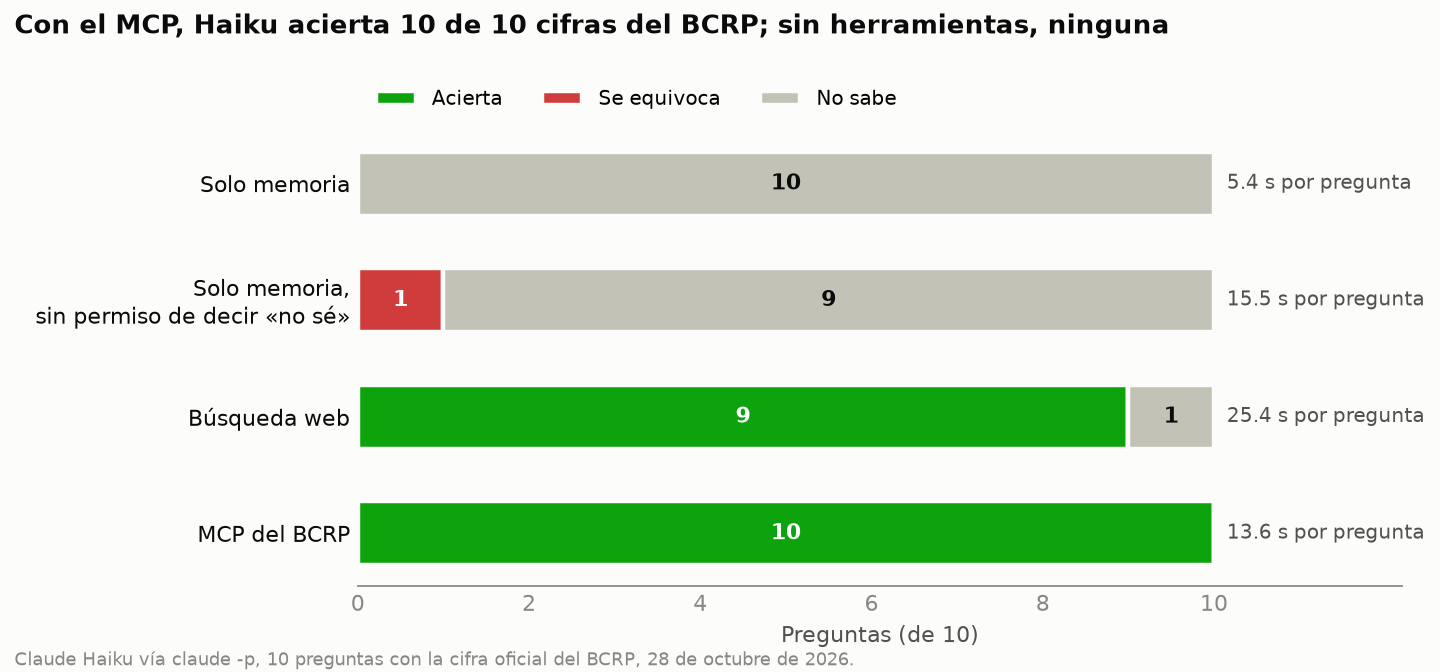

Reproduce this figure in Python.
"""Figura del informe: cómo respondió Claude (Haiku) las 10 preguntas en cada modo.

    uv run grafico.py        # lee resultados*.csv y escribe grafico.png
"""
from pathlib import Path

import matplotlib.pyplot as plt
import pandas as pd

AQUI = Path(__file__).parent
CORRIDAS = [   # (archivo, modo, etiqueta)
    ("resultados.csv", "memoria", "Solo memoria"),
    ("resultados_sin_salida.csv", "memoria", "Solo memoria,\nsin permiso de decir «no sé»"),
    ("resultados_web.csv", "web", "Búsqueda web"),
    ("resultados.csv", "mcp", "MCP del BCRP"),
]
RESULTADOS = [("acierta", "Acierta", "#0ca30c"), ("se equivoca", "Se equivoca", "#d03b3b"),
              ("no sabe", "No sabe", "#c3c2b7")]

filas = []
for archivo, modo, etiqueta in CORRIDAS:
    r = pd.read_csv(AQUI / archivo).query("modo == @modo")
    filas.append({"etiqueta": etiqueta, "segundos": r.segundos.mean(), **r.resultado.value_counts().to_dict()})
df = pd.DataFrame(filas).fillna(0).iloc[::-1].reset_index(drop=True)

plt.rcParams.update({"font.family": "sans-serif", "font.size": 10, "axes.edgecolor": "#898781"})
fig, ax = plt.subplots(figsize=(9, 4.2), facecolor="#fcfcfb")
ax.set_facecolor("#fcfcfb")
izq = pd.Series(0.0, index=df.index)
for clave, nombre, color in RESULTADOS:
    n = df.get(clave, pd.Series(0, index=df.index))
    ax.barh(df.index, n, left=izq, height=0.55, color=color, edgecolor="#fcfcfb", linewidth=2, label=nombre)
    for i, v in n.items():
        if v:
            ax.text(izq[i] + v / 2, i, f"{int(v)}", ha="center", va="center", fontsize=10, fontweight="bold",
                    color="#0b0b0b" if clave == "no sabe" else "#ffffff")
    izq += n
for i, s in df.segundos.items():
    ax.text(10.15, i, f"{s:.1f} s por pregunta", va="center", fontsize=9, color="#52514e")

ax.set_yticks(df.index, df.etiqueta, color="#0b0b0b")
ax.set_xlim(0, 12.2)
ax.set_xticks(range(0, 11, 2))
ax.tick_params(colors="#898781", length=0)
ax.tick_params(axis="y", labelcolor="#0b0b0b")
ax.set_xlabel("Preguntas (de 10)", color="#52514e")
for lado in ("top", "right", "left"):
    ax.spines[lado].set_visible(False)
ax.legend(ncol=3, loc="upper left", bbox_to_anchor=(0, 1.13), frameon=False, fontsize=9)
fig.suptitle("Con el MCP, Haiku acierta 10 de 10 cifras del BCRP; sin herramientas, ninguna",
             x=0.01, ha="left", fontsize=11.5, fontweight="bold", color="#0b0b0b")
fig.text(0.01, 0.01, "Claude Haiku vía claude -p, 10 preguntas con la cifra oficial del BCRP, 28 de octubre de 2026.",
         fontsize=8, color="#898781")
fig.tight_layout()
fig.savefig(AQUI / "grafico.png", dpi=160, facecolor=fig.get_facecolor())
print("grafico.png")
